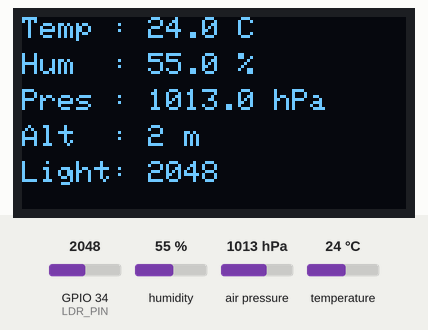
The sketch below on a simulated ESP32. Shown: 128×64 one-colour display. The inputs (shaded band) are chosen by the test bench; at power-on: humidity 55 %, air pressure 1013 hPa, GPIO 34 (LDR_PIN) = 2048, temperature 24 °C. WiFi joins after 1.5 s; servers stay silent unless stated; what the sketch prints to the serial monitor is not drawn.

Above: at 5.7 s.
5.8 s: humidity set to 22 %
At 7.7 s:
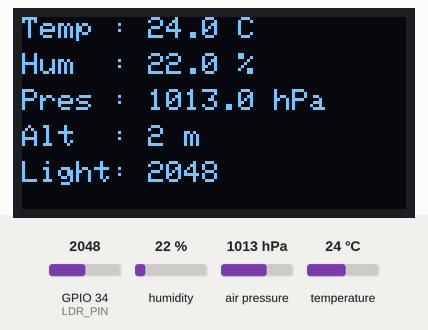
8.1 s: air pressure set to 952 hPa
At 9.4 s:
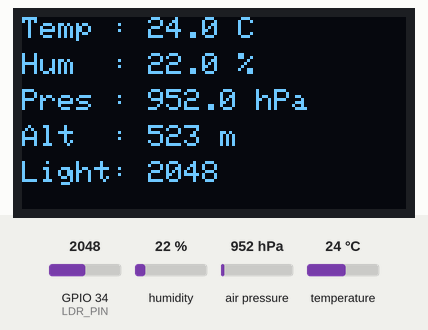
10.2 s: GPIO 34 (LDR_PIN) set to 2866
At 11.2 s:
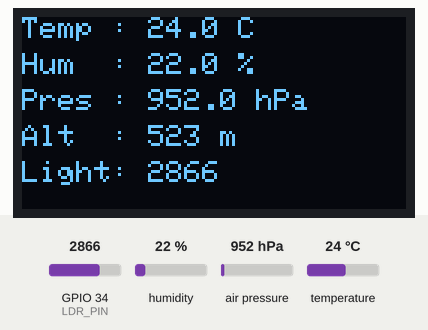
12.2 s: temperature set to 12 °C
At 13.9 s:
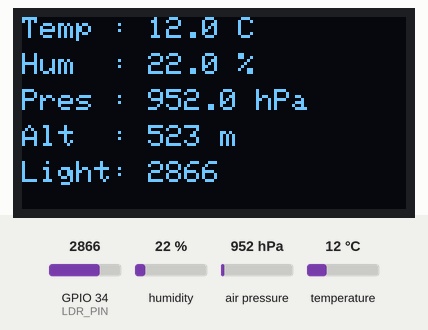
14.2 s: air pressure set to 975 hPa
At 15.9 s:
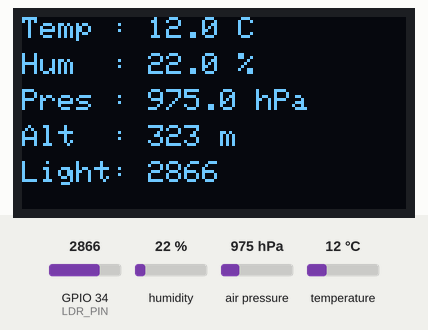
16.3 s: GPIO 34 (LDR_PIN) set to 3972
At 17.7 s:
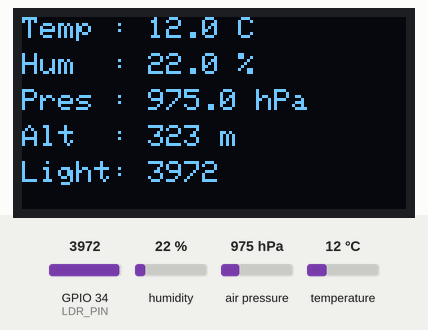
Timing chart, 0 to 19.3 s (numbered marks = the images above; inputs shaded):
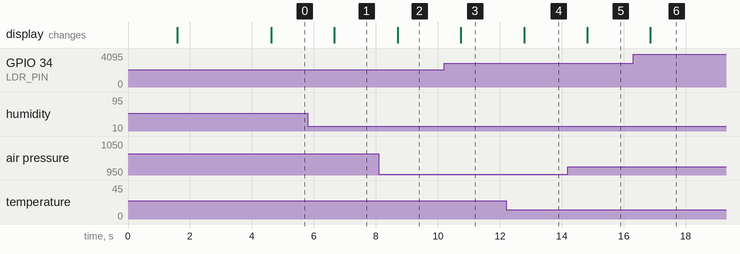

Measured:
- after the input at 5.8 s, the display: changes after 0.86 s (image 1)
- after the input at 8.1 s, the display: changes after 0.60 s (image 2)
- after the input at 10.2 s, the display: changes after 0.54 s (image 3)
- after the input at 12.2 s, the display: changes after 0.58 s (image 4)
- after the input at 14.2 s, the display: changes after 0.62 s (image 5)
- after the input at 16.3 s, the display: changes after 0.56 s (image 6)

The sketch:

WiFiWeatherDashboard.ino
```cpp
#include <WiFi.h>
#include <WebServer.h>
#include <Wire.h>
#include <Adafruit_GFX.h>
#include <Adafruit_SSD1306.h>
#include <Adafruit_BMP085.h>
#include <DHT.h>

#define SCREEN_WIDTH 128
#define SCREEN_HEIGHT 64
#define OLED_RESET -1

Adafruit_SSD1306 display(SCREEN_WIDTH, SCREEN_HEIGHT, &Wire, OLED_RESET);
Adafruit_BMP085 bmp;

#define DHTPIN 4
#define DHTTYPE DHT22
DHT dht(DHTPIN, DHTTYPE);

#define LDR_PIN 34

const char* ssid = "Wokwi-GUEST";
const char* password = "";

WebServer server(80);

float temperature = 0;
float humidity = 0;
float pressure = 0;
float altitude = 0;
int lightLevel = 0;

String webpage() {

String page = R"rawliteral(
<!DOCTYPE html>
<html>

<head>

<meta charset="UTF-8">
<meta http-equiv="refresh" content="2">

<title>ESP32 Weather Dashboard</title>

<style>

body{

background:#0f172a;
font-family:Arial;
text-align:center;
color:white;

}

.container{

width:360px;
margin:auto;
margin-top:30px;
background:#1e293b;
padding:20px;
border-radius:15px;

}

h1{

color:#38bdf8;

}

.card{

background:#334155;
padding:12px;
margin:10px;
border-radius:10px;
font-size:22px;

}

</style>

</head>

<body>

<div class="container">

<h1>ESP32 Weather Station</h1>

<div class="card">
🌡 Temperature : %TEMP% °C
</div>

<div class="card">
💧 Humidity : %HUM% %
</div>

<div class="card">
📈 Pressure : %PRESS% hPa
</div>

<div class="card">
⛰ Altitude : %ALT% m
</div>

<div class="card">
☀ Light : %LIGHT%
</div>

</div>

</body>
</html>
)rawliteral";

page.replace("%TEMP%", String(temperature,1));
page.replace("%HUM%", String(humidity,1));
page.replace("%PRESS%", String(pressure,1));
page.replace("%ALT%", String(altitude,1));
page.replace("%LIGHT%", String(lightLevel));

return page;

}
void setup() {

  Serial.begin(115200);

  Wire.begin(21,22);

  dht.begin();

  if (!bmp.begin()) {
    Serial.println("BMP180 NOT FOUND!");
    while (1);
  }

  if (!display.begin(SSD1306_SWITCHCAPVCC, 0x3C)) {
    Serial.println("OLED FAILED!");
    while (1);
  }

  display.clearDisplay();
  display.setTextColor(SSD1306_WHITE);
  display.setTextSize(1);

  display.setCursor(0,0);
  display.println("Connecting WiFi...");
  display.display();

  WiFi.begin(ssid, password);

  while (WiFi.status() != WL_CONNECTED) {
    delay(500);
    Serial.print(".");
  }

  Serial.println();
  Serial.println("WiFi Connected!");

  Serial.print("IP Address: ");
  Serial.println(WiFi.localIP());

  display.clearDisplay();
  display.setCursor(0,0);
  display.println("WiFi Connected!");
  display.setCursor(0,15);
  display.print("IP:");
  display.println(WiFi.localIP());
  display.display();

  delay(3000);

  // Web page
  server.on("/", []() {
    server.send(200, "text/html", webpage());
  });

  server.begin();

  Serial.println("HTTP Server Started");

}
void loop() {

  // Read sensors
  temperature = dht.readTemperature();
  humidity = dht.readHumidity();

  pressure = bmp.readPressure() / 100.0;
  altitude = bmp.readAltitude();

  lightLevel = analogRead(LDR_PIN);

  // Handle invalid DHT readings
  if (isnan(temperature) || isnan(humidity)) {
    temperature = 0;
    humidity = 0;
  }

  // Print to Serial Monitor
  Serial.println("-----------------------------");

  Serial.print("Temperature : ");
  Serial.print(temperature);
  Serial.println(" C");

  Serial.print("Humidity    : ");
  Serial.print(humidity);
  Serial.println(" %");

  Serial.print("Pressure    : ");
  Serial.print(pressure);
  Serial.println(" hPa");

  Serial.print("Altitude    : ");
  Serial.print(altitude);
  Serial.println(" m");

  Serial.print("Light Level : ");
  Serial.println(lightLevel);

  // OLED Display
  display.clearDisplay();

  display.setTextSize(1);

  display.setCursor(0,0);
  display.print("Temp : ");
  display.print(temperature,1);
  display.println(" C");

  display.setCursor(0,12);
  display.print("Hum  : ");
  display.print(humidity,1);
  display.println(" %");

  display.setCursor(0,24);
  display.print("Pres : ");
  display.print(pressure,1);
  display.println(" hPa");

  display.setCursor(0,36);
  display.print("Alt  : ");
  display.print(altitude,0);
  display.println(" m");

  display.setCursor(0,48);
  display.print("Light: ");
  display.println(lightLevel);

  display.display();

  // Handle Web Requests
  server.handleClient();

  delay(2000);

}
```
